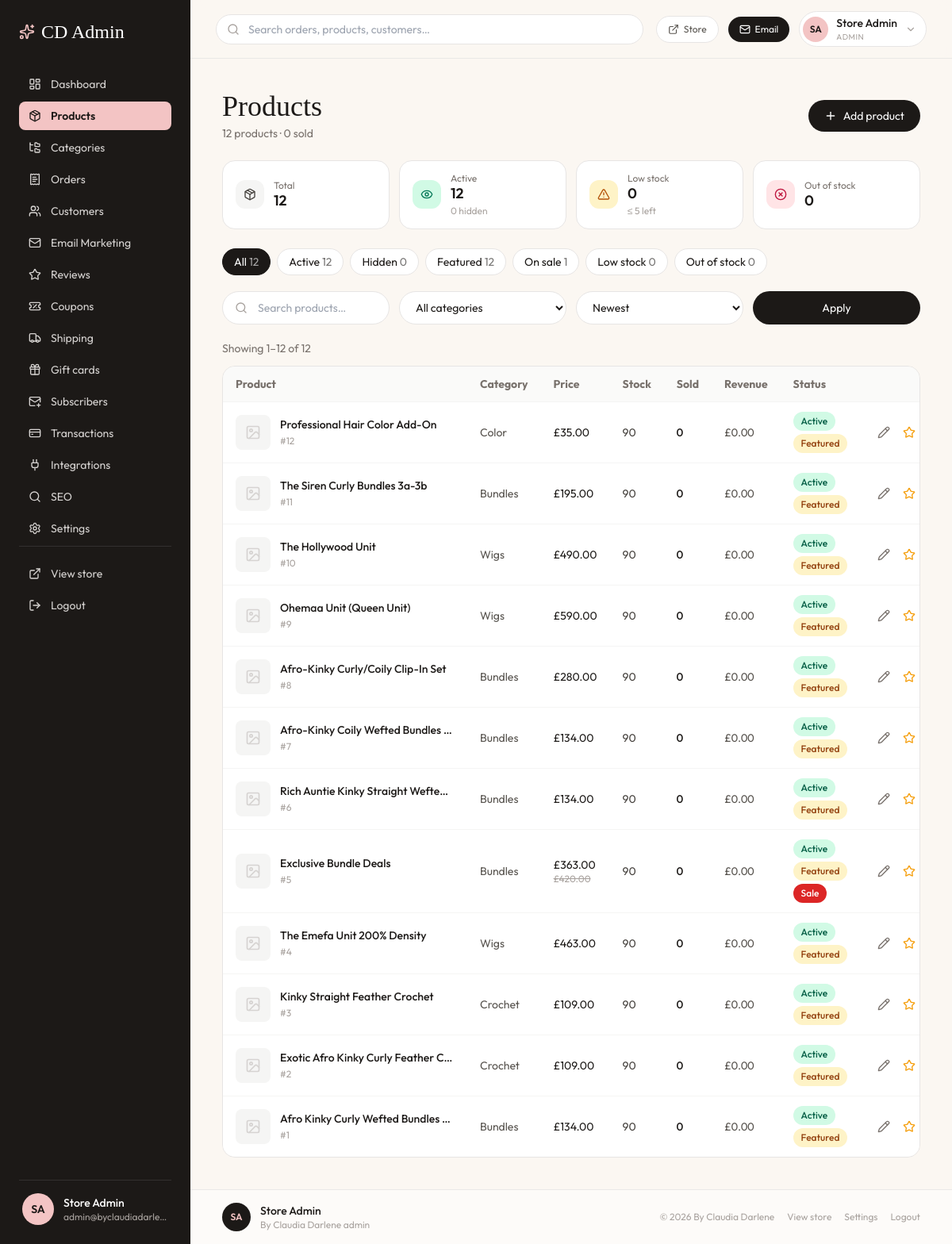
/admin/products.php (signed in), run on the app's committed database.
### tables this page shows
CREATE TABLE IF NOT EXISTS users (
  id INT UNSIGNED AUTO_INCREMENT PRIMARY KEY,
  name VARCHAR(120) NOT NULL,
  email VARCHAR(190) NULL UNIQUE,
  password VARCHAR(255) NOT NULL,
  phone VARCHAR(40) NULL UNIQUE,
  role ENUM('customer','admin') NOT NULL DEFAULT 'customer',
  loyalty_points INT NOT NULL DEFAULT 0,
  wishlist_share_token VARCHAR(64) NULL UNIQUE,
  created_at TIMESTAMP DEFAULT CURRENT_TIMESTAMP,
  updated_at TIMESTAMP DEFAULT CURRENT_TIMESTAMP ON UPDATE CURRENT_TIMESTAMP
);

CREATE TABLE IF NOT EXISTS products (
  id INT UNSIGNED AUTO_INCREMENT PRIMARY KEY,
  category_id INT UNSIGNED NULL,
  name VARCHAR(200) NOT NULL,
  slug VARCHAR(220) NOT NULL UNIQUE,
  short_description VARCHAR(500) NULL,
  description TEXT NULL,
  base_price DECIMAL(10,2) NOT NULL DEFAULT 0,
  compare_at_price DECIMAL(10,2) NULL,
  image VARCHAR(255) NULL,
  gallery JSON NULL,
  is_featured TINYINT(1) NOT NULL DEFAULT 0,
  is_active TINYINT(1) NOT NULL DEFAULT 1,
  on_sale TINYINT(1) NOT NULL DEFAULT 0,
  is_new TINYINT(1) NOT NULL DEFAULT 0,
  rating DECIMAL(3,2) NOT NULL DEFAULT 5.00,
  review_count INT NOT NULL DEFAULT 0,
  created_at TIMESTAMP DEFAULT CURRENT_TIMESTAMP,
  updated_at TIMESTAMP DEFAULT CURRENT_TIMESTAMP ON UPDATE CURRENT_TIMESTAMP,
  CONSTRAINT fk_products_category FOREIGN KEY (category_id) REFERENCES categories(id) ON DELETE SET NULL
);

CREATE TABLE IF NOT EXISTS categories (
  id INT UNSIGNED AUTO_INCREMENT PRIMARY KEY,
  name VARCHAR(120) NOT NULL,
  slug VARCHAR(140) NOT NULL UNIQUE,
  description TEXT NULL,
  sort_order INT NOT NULL DEFAULT 0,
  created_at TIMESTAMP DEFAULT CURRENT_TIMESTAMP
);

### admin/products.php (the view, shortened to what the rows shown need)
<?php
require_once dirname(__DIR__) . '/includes/bootstrap.php';
require_admin();
$perPage = 20;
$q = trim((string) get('q', ''));
$catFilter = (int) get('cat', 0);
$statusFilter = (string) get('status', 'all');
$sort = (string) get('sort', 'newest');
$page = max(1, (int) get('page', 1));
$all = db()->query(
    'SELECT p.*, c.name AS category_name, '
    . '(SELECT COALESCE(SUM(stock),0) FROM product_variants v WHERE v.product_id = p.id) AS stock_total '
    . 'FROM products p LEFT JOIN categories c ON c.id = p.category_id'
)->fetchAll();
$rows = array_filter($all, function ($p) use ($q, $catFilter, $statusFilter) {
    if ($q !== '' && stripos($p['name'], $q) === false && stripos((string) $p['category_name'], $q) === false) {
        return false;
    }
    if ($catFilter && (int) $p['category_id'] !== $catFilter) {
        return false;
    }
    switch ($statusFilter) {
        case 'active':
            return (bool) $p['is_active'];
        case 'hidden':
            return !$p['is_active'];
        case 'low':
            return $p['stock_total'] > 0 && $p['stock_total'] <= 5;
        case 'out':
            return $p['stock_total'] === 0;
        case 'featured':
            return (bool) $p['is_featured'];
        case 'sale':
            return (bool) $p['on_sale'];
    }
    return true;
});
$rows = array_values($rows);
usort($rows, function ($a, $b) use ($sort) {
    switch ($sort) {
        case 'best':
            return $b['units_sold'] <=> $a['units_sold'];
        case 'revenue':
            return $b['revenue'] <=> $a['revenue'];
        case 'price_high':
            return (float) $b['base_price'] <=> (float) $a['base_price'];
        case 'price_low':
            return (float) $a['base_price'] <=> (float) $b['base_price'];
        case 'stock_low':
            return $a['stock_total'] <=> $b['stock_total'];
        case 'name':
            return strcasecmp($a['name'], $b['name']);
        default:
            return (int) $b['id'] <=> (int) $a['id'];
    }
});
$totalFiltered = count($rows);
$totalPages = max(1, (int) ceil($totalFiltered / $perPage));
$page = min($page, $totalPages);
$offset = ($page - 1) * $perPage;
$pageRows = array_slice($rows, $offset, $perPage);
require __DIR__ . '/_layout_top.php';
?>
<div class="flex items-center justify-between mb-6 gap-4 flex-wrap">
  <div>
    <h1 class="font-display text-4xl">Products</h1>
  </div>
</div>
<div class="bg-white rounded-2xl border border-stone-200 overflow-x-auto">
  <table class="w-full text-sm min-w-[900px]">
    <thead class="bg-stone-50 text-left text-stone-500">
      <tr>
        <th class="px-4 py-3">Product</th>
        <th class="px-4 py-3">Category</th>
        <th class="px-4 py-3">Price</th>
        <th class="px-4 py-3">Stock</th>
        <th class="px-4 py-3">Sold</th>
        <th class="px-4 py-3">Revenue</th>
        <th class="px-4 py-3">Status</th>
        <th class="px-4 py-3"></th>
      </tr>
    </thead>
    <tbody>
      <?php foreach ($pageRows as $p): ?>
        <?php $stock = (int) $p['stock_total']; ?>
        <tr class="border-t border-stone-100 hover:bg-stone-50/60">
          <td class="px-4 py-3">
            <div class="flex items-center gap-3">
              <?php if (!empty($p['image']) && file_exists(ROOT_PATH . '/' . $p['image'])): ?>
                <img src="<?= e(asset($p['image'])) ?>" class="w-11 h-11 rounded-lg object-cover shrink-0" alt="">
              <?php else: ?>
                <span class="w-11 h-11 rounded-lg bg-stone-100 flex items-center justify-center text-stone-300 shrink-0"><?= admin_icon('image', 'w-5 h-5') ?></span>
              <?php endif; ?>
              <div class="min-w-0">
                <a href="product-edit.php?id=<?= (int) $p['id'] ?>" class="font-medium hover:underline block truncate max-w-[220px]"><?= e($p['name']) ?></a>
                <span class="text-xs text-stone-400">#<?= (int) $p['id'] ?></span>
              </div>
            </div>
          </td>
          <td class="px-4 py-3 text-stone-600"><?= e($p['category_name'] ?? '—') ?></td>
          <td class="px-4 py-3">
            &pound;<?= number_format((float) $p['base_price'], 2) ?>
            <?php if (!empty($p['compare_at_price']) && (float) $p['compare_at_price'] > (float) $p['base_price']): ?>
              <span class="text-xs text-stone-400 line-through block">&pound;<?= number_format((float) $p['compare_at_price'], 2) ?></span>
            <?php endif; ?>
          </td>
          <td class="px-4 py-3">
            <?php if ($stock === 0): ?>
              <span class="inline-flex items-center gap-1 rounded-full px-2 py-0.5 text-xs bg-rose-100 text-rose-700">Out</span>
            <?php elseif ($stock <= 5): ?>
              <span class="inline-flex items-center gap-1 text-amber-600 font-semibold"><?= $stock ?> <?= admin_icon('alert-triangle', 'w-3.5 h-3.5') ?></span>
            <?php else: ?>
              <span class="text-stone-700"><?= $stock ?></span>
            <?php endif; ?>
          </td>
          <td class="px-4 py-3">
            <div class="flex items-center gap-2">
              <span class="font-medium tabular-nums"><?= number_format($p['units_sold']) ?></span>
            </div>
          </td>
          <td class="px-4 py-3 text-stone-600 tabular-nums">&pound;<?= number_format($p['revenue'], 2) ?></td>
          <td class="px-4 py-3">
            <div class="flex flex-wrap gap-1">
              <?php if ($p['is_active']): ?>
                <span class="inline-block rounded-full px-2.5 py-1 text-xs font-medium bg-emerald-100 text-emerald-800">Active</span>
              <?php else: ?>
                <span class="inline-block rounded-full px-2.5 py-1 text-xs font-medium bg-stone-200 text-stone-600">Hidden</span>
              <?php endif; ?>
              <?php if ($p['is_featured']): ?>
                <span class="inline-block rounded-full px-2.5 py-1 text-xs font-medium bg-amber-100 text-amber-800">Featured</span>
              <?php endif; ?>
              <?php if ($p['on_sale']): ?>
                <span class="inline-block rounded-full px-2.5 py-1 text-xs font-medium bg-red-600 text-white">Sale</span>
              <?php endif; ?>
            </div>
          </td>
          <td class="px-4 py-3 text-right whitespace-nowrap">
            <div class="flex items-center justify-end gap-1">
              <a class="p-1.5 rounded-lg text-stone-500 hover:text-stone-900 hover:bg-stone-100" title="Edit" href="product-edit.php?id=<?= (int) $p['id'] ?>"><?= admin_icon('pencil') ?></a>
              <form method="post" class="inline">
                <button class="p-1.5 rounded-lg <?= $p['is_featured'] ? 'text-amber-500 hover:bg-amber-50' : 'text-stone-400 hover:text-amber-500 hover:bg-stone-100' ?>" title="Toggle featured"><?= admin_icon('star') ?></button>
              </form>
            </div>
          </td>
        </tr>
      <?php endforeach; ?>
    </tbody>
  </table>
</div>
<?php require __DIR__ . '/_layout_bottom.php'; ?>

### admin/_layout_top.php (shortened to what the rows shown need)
<?php
$user = current_user();
$adminName = trim((string) ($user['name'] ?? 'Admin'));
$adminEmail = trim((string) ($user['email'] ?? ''));
$storeName = setting('store_name', 'By Claudia Darlene') ?: 'By Claudia Darlene';
?>
<!DOCTYPE html>
<html lang="en">
<head>
  <script src="https://cdn.tailwindcss.com"></script>
</head>
<body class="bg-[#FBF7F2] text-stone-900 min-h-screen">
  <div class="flex">
    <aside class="fixed inset-y-0 left-0 z-40 w-60 bg-stone-900 text-white p-6 hidden md:flex md:flex-col">
      <p class="font-display text-2xl mb-8 flex items-center gap-2 shrink-0"><?= admin_icon('sparkles', 'w-5 h-5 text-[#F3C4C4]') ?> CD Admin</p>
      <div class="mt-6 pt-4 border-t border-white/10 shrink-0">
        <div class="flex items-center gap-3 px-1">
          <div class="min-w-0">
            <p class="text-sm font-medium truncate"><?= e($adminName) ?></p>
            <p class="text-xs text-stone-400 truncate"><?= e($adminEmail !== '' ? $adminEmail : 'Administrator') ?></p>
          </div>
        </div>
      </div>
    </aside>
    <div class="flex-1 flex flex-col min-w-0 md:ml-60">
      <header class="sticky top-0 z-30 bg-[#FBF7F2]/90 backdrop-blur border-b border-stone-200/80">
        <div class="px-4 sm:px-8 py-3.5 flex items-center gap-3 sm:gap-4">
          <div class="flex items-center gap-2 sm:gap-3 shrink-0 ml-auto">
            <div class="relative group">
              <button type="button" class="flex items-center gap-2.5 rounded-full border border-stone-200 bg-white pl-1 pr-3 py-1 hover:bg-stone-50 transition" aria-haspopup="true">
                <span class="hidden sm:block text-left min-w-0">
                  <span class="block text-sm font-medium truncate max-w-[120px]"><?= e($adminName) ?></span>
                  <span class="block text-[10px] uppercase tracking-wider text-stone-400">Admin</span>
                </span>
              </button>
            </div>
          </div>
        </div>
      </header>
      <main class="p-6 sm:p-10">

### includes/helpers.php (shortened to what the rows shown need)
<?php
function e(?string $value): string
{
    return htmlspecialchars((string) $value, ENT_QUOTES, 'UTF-8');
}
function settings_all(bool $fresh = false): array
{
    static $cache = null;
    if ($cache === null || $fresh) {
        $cache = [];
        try {
            $rows = db()->query('SELECT setting_key, setting_value FROM settings')->fetchAll();
            foreach ($rows as $row) {
                $cache[$row['setting_key']] = $row['setting_value'];
            }
        } catch (Throwable $e) {
            $cache = [];
        }
    }
    return $cache;
}
function setting(string $key, ?string $default = null): ?string
{
    $cache = settings_all();
    return $cache[$key] ?? $default;
}
function set_setting(string $key, string $value): void
{
    settings_all(true);
}
function get(string $key, mixed $default = null): mixed
{
    return $_GET[$key] ?? $default;
}
function admin_icon(string $name, string $classes = 'w-4 h-4'): string
{
    return '<i data-lucide="' . e($name) . '" class="' . e($classes) . '"></i>';
}

### admin/_layout_bottom.php (shortened to what the rows shown need)
      </main>
      <footer class="border-t border-stone-200/80 bg-white/60">
        <div class="px-6 sm:px-10 py-4 flex flex-wrap items-center justify-between gap-3">
          <div class="flex items-center gap-3 min-w-0">
            <div class="min-w-0">
              <p class="text-sm font-medium truncate"><?= e($adminName) ?></p>
              <p class="text-xs text-stone-400 truncate"><?= e($storeName) ?> admin</p>
            </div>
          </div>
        </div>
      </footer>
    </div>
  </div>
</body>
</html>

### data on the page
users: name "Store Admin", email "admin@byclaudiadarle…"
products: name "Professional Hair Color Add-On", id "12", category.name "Color", base_price "35.00", stock "90", units_sold "0", revenue "0.00", is_active "Active", is_featured "Featured"
products: name "The Siren Curly Bundles 3a-3b", id "11", category.name "Bundles", base_price "195.00", stock "90", units_sold "0", revenue "0.00", is_active "Active", is_featured "Featured"
products: name "The Hollywood Unit", id "10", category.name "Wigs", base_price "490.00", stock "90", units_sold "0", revenue "0.00", is_active "Active", is_featured "Featured"
products: name "Ohemaa Unit (Queen Unit)", id "9", category.name "Wigs", base_price "590.00", stock "90", units_sold "0", revenue "0.00", is_active "Active", is_featured "Featured"
products: name "Afro-Kinky Curly/Coily Clip-In Set", id "8", category.name "Bundles", base_price "280.00", stock "90", units_sold "0", revenue "0.00", is_active "Active", is_featured "Featured"
products: name "Afro-Kinky Coily Wefted Bundles…", id "7", category.name "Bundles", base_price "134.00", stock "90", units_sold "0", revenue "0.00", is_active "Active", is_featured "Featured"
products: name "Rich Auntie Kinky Straight Wefte…", id "6", category.name "Bundles", base_price "134.00", stock "90", units_sold "0", revenue "0.00", is_active "Active", is_featured "Featured"
products: name "Exclusive Bundle Deals", id "5", category.name "Bundles", base_price "363.00", compare_at_price "420.00", stock "90", units_sold "0", revenue "0.00", is_active "Active", is_featured "Featured", on_sale "Sale"
products: name "The Emefa Unit 200% Density", id "4", category.name "Wigs", base_price "463.00", stock "90", units_sold "0", revenue "0.00", is_active "Active", is_featured "Featured"
products: name "Kinky Straight Feather Crochet", id "3", category.name "Crochet", base_price "109.00", stock "90", units_sold "0", revenue "0.00", is_active "Active", is_featured "Featured"
products: name "Exotic Afro Kinky Curly Feather C…", id "2", category.name "Crochet", base_price "109.00", stock "90", units_sold "0", revenue "0.00", is_active "Active", is_featured "Featured"
products: name "Afro Kinky Curly Wefted Bundles…", id "1", category.name "Bundles", base_price "134.00", stock "90", units_sold "0", revenue "0.00", is_active "Active", is_featured "Featured"

### other printed values
$adminInitials "SA"
$statTotal "12"
$totalSold "0"
$label "Total Active Low stock Out of stock"
$value "12 12 0 0"
$sub "0 hidden ≤ 5 left"
$lbl "All"
$count "12"
$lbl "Active"
$lbl "Hidden"
$count "0"
$lbl "Featured"
$lbl "On sale"
$count "1"
$lbl "Low stock"
